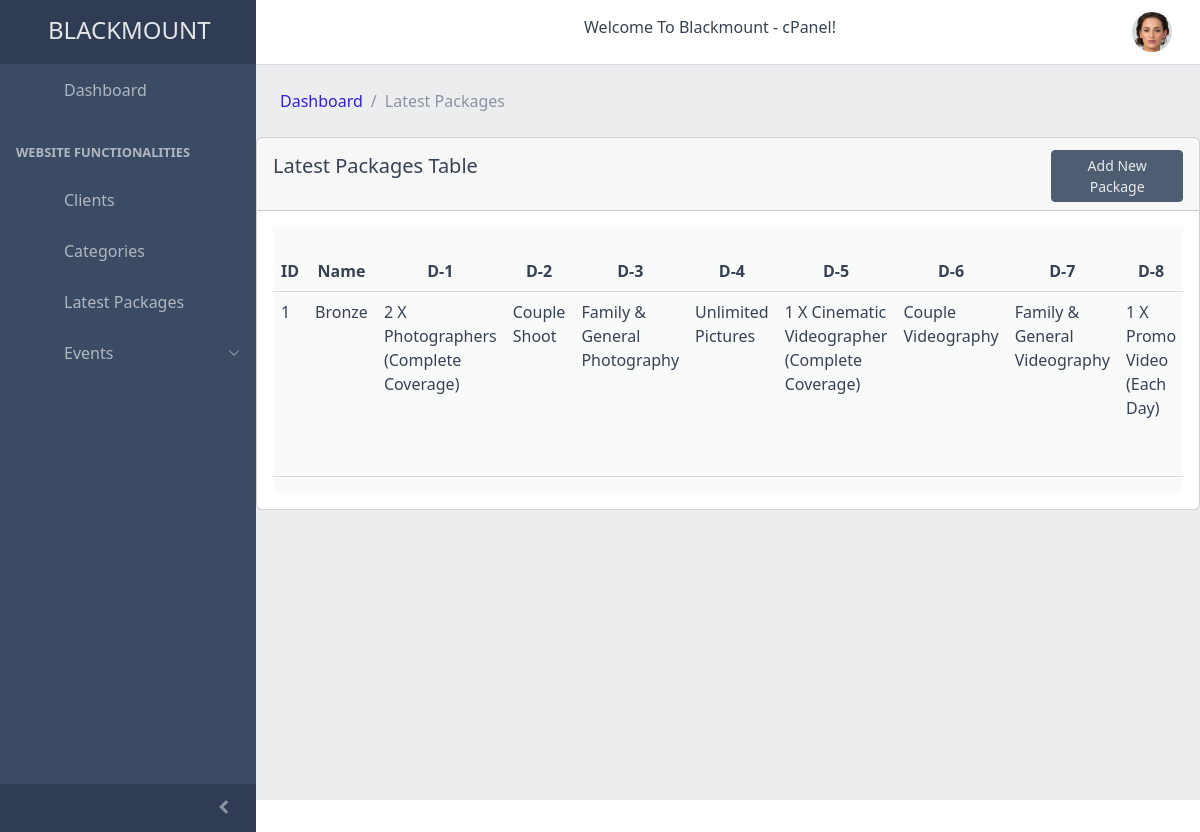
/cPanel/validate.php?latest_pkgs (signed in), run on the app's committed database.
### tables this page shows
CREATE TABLE `latest_pkgs` (
  `ID` int(11) NOT NULL,
  `Pkg_Name` varchar(250) NOT NULL,
  `d1` varchar(250) NOT NULL,
  `d2` varchar(250) NOT NULL,
  `d3` varchar(250) NOT NULL,
  `d4` varchar(250) NOT NULL,
  `d5` varchar(250) NOT NULL,
  `d6` varchar(250) NOT NULL,
  `d7` varchar(250) NOT NULL,
  `d8` varchar(250) NOT NULL,
  `d9` varchar(250) NOT NULL,
  `d10` varchar(250) NOT NULL,
  `valid_date` varchar(250) NOT NULL,
  `Pkg_Image` varchar(250) NOT NULL,
  `Date` timestamp NOT NULL DEFAULT current_timestamp() ON UPDATE current_timestamp()
);

### cPanel/latest_pkgs.php (the view, shortened to what this page needs)
<?php include "sidebar.php"; ?>
<div class="wrapper d-flex flex-column min-vh-100 bg-light">
<?php include "navbar.php"; ?>
<nav class="ms-4 mb-2" aria-label="breadcrumb">
  <ol class="breadcrumb">
    <li class="breadcrumb-item"><a class="text-decoration-none" href="validate.php?dashboard">Dashboard</a></li>
    <li class="breadcrumb-item active" aria-current="page">Latest Packages</li>
  </ol>
</nav>
<div class="card">
  <div class="card-header">
    <div class="row">
      <div class="col-md-10 mt-2">
        <h5 class="card-title">Latest Packages Table</h5>
      </div>
      <div class="col-md-2 mt-1">
        <button class="btn btn-sm btn-dark" type="button" data-coreui-toggle="modal" data-coreui-target="#staticBackdropLive">Add New Package</button>
      </div>
    </div>
  </div>
<div class="card-body col-md-12">
  <div class="example">
    <div class="tab-content rounded-bottom">
      <div class="tab-pane p-0 active preview" role="tabpanel" id="preview-359">
          <div class="table-responsive">
          <table class="table table-hover">
            <thead class="text-center">
              <tr>
                <th>ID</th>
                <th>Name</th>
                <th>D-1</th>
                <th>D-2</th>
                <th>D-3</th>
                <th>D-4</th>
                <th>D-5</th>
                <th>D-6</th>
                <th>D-7</th>
                <th>D-8</th>
              </tr>
            </thead>
            <?php
              include "../config.php";
              $fetchallpkgs = mysqli_query($connect, "SELECT * FROM latest_pkgs");
              while ($fetchpkgs = mysqli_fetch_assoc($fetchallpkgs)) {
            ?>
            <tbody>
              <tr>
                <td><?php echo $fetchpkgs['ID']; ?></td>
                <td><?php echo $fetchpkgs['Pkg_Name']; ?></td>
                <td><?php echo $fetchpkgs['d1']; ?></td>
                <td><?php echo $fetchpkgs['d2']; ?></td>
                <td><?php echo $fetchpkgs['d3']; ?></td>
                <td><?php echo $fetchpkgs['d4']; ?></td>
                <td><?php echo $fetchpkgs['d5']; ?></td>
                <td><?php echo $fetchpkgs['d6']; ?></td>
                <td><?php echo $fetchpkgs['d7']; ?></td>
                <td><?php echo $fetchpkgs['d8']; ?></td>
              </tr>
            </tbody>
            <?php } ?>
          </table>
        </div>
      </div>
    </div>
  </div>
</div>
</div>
</div>
<div class="tab-content rounded-bottom">
  <div class="tab-pane p-3 active preview" role="tabpanel" id="preview-224">
  </div>
</div>

### cPanel/css/examples.css (style rules this page uses)
.example .tab-content { background-color: #f9fafa !important; }
.example .preview > :last-child { margin-bottom: 0; }

### data on the page
latest_pkgs: ID "1", Pkg_Name "Bronze", d1 "2 X Photographers (Complete Coverage)", d2 "Couple Shoot", d3 "Family & General Photography", d4 "Unlimited Pictures", d5 "1 X Cinematic Videographer (Complete Coverage)", d6 "Couple Videography", d7 "Family & General Videography", d8 "1 X Promo Video (Each Day)"
